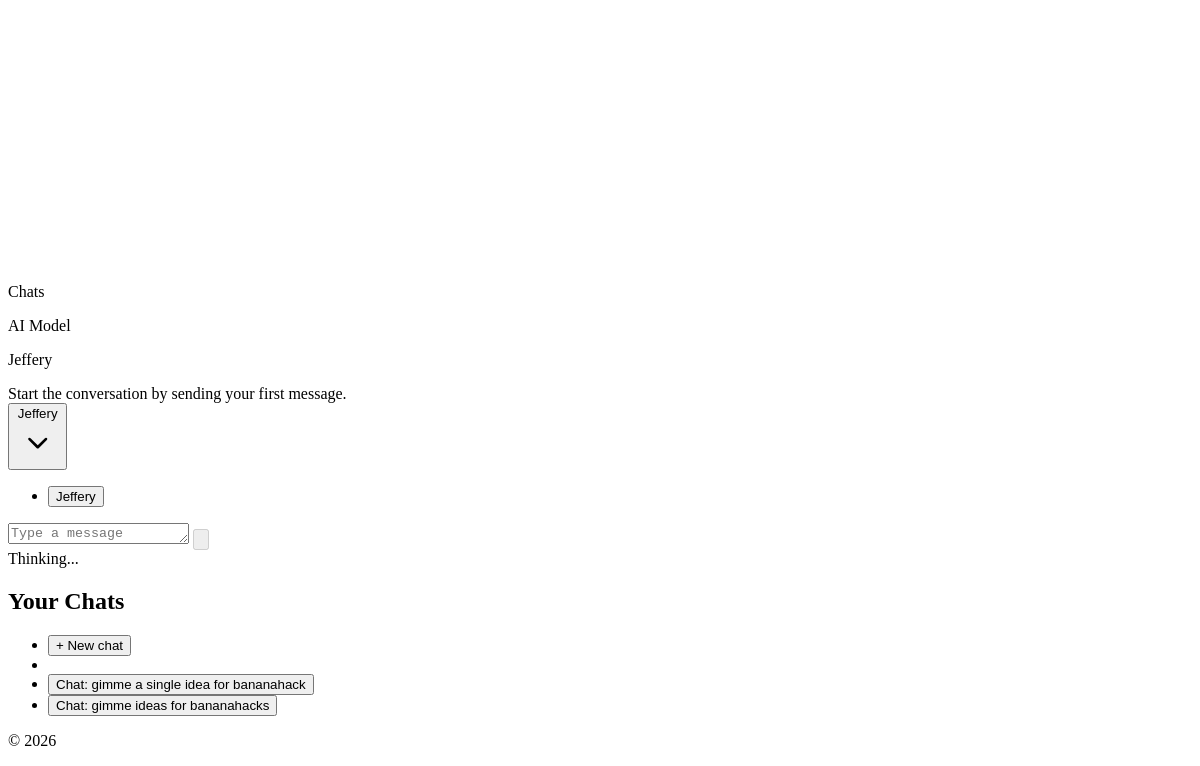
/ (signed in, lower part), run on an earlier commit of the app's database.
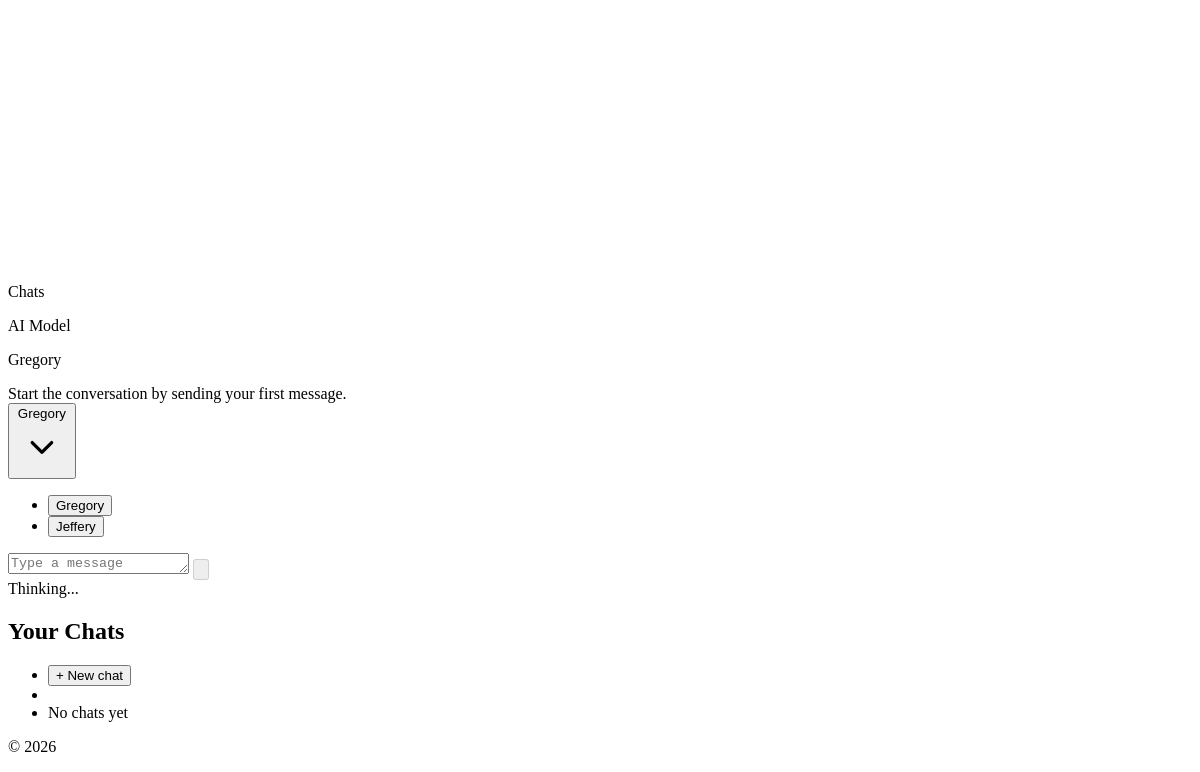
And on a later commit of the database.
### ai_models/models.py (models this page shows, shortened)
class AIModel(models.Model):
    name = models.CharField(max_length=255)
    description = models.TextField()
    quirk = models.ManyToManyField('AIQuirk', related_name='quirks')

### conversations/models.py (models this page shows, shortened)
class Conversation(models.Model):
    title = models.CharField(max_length=255, blank=True, default="")
    user = models.ForeignKey('accounts.User', on_delete=models.CASCADE, related_name='conversations')
    model = models.ForeignKey('ai_models.AIModel', on_delete=models.SET_NULL, null=True, blank=True)
    created_at = models.DateTimeField(auto_now_add=True)

### conversations/views.py (the view)
# urls.py: path('', views.MainPageView.as_view(), name='main_page'),
class MainPageView(LoginRequiredMixin, View):
    def get(self, request):
        conversation_id = request.GET.get("conversation_id")
        conversation = self._get_requested_conversation(request)
        if conversation_id and conversation is None:
            response = redirect(reverse("main_page"))
            if getattr(request, "htmx", False):
                response["HX-Redirect"] = reverse("main_page")
            return response
        messages = conversation.messages.order_by("timestamp") if conversation else []
        ai_models = AIModel.objects.order_by("name")
        selected_model = conversation.model if conversation else ai_models.order_by("?").first()
        model_locked = conversation.messages.exists() if conversation else False
        user_conversations = request.user.conversations.order_by("-created_at")
        context = {
            "conversation": conversation,
            "messages": messages,
            "ai_models": ai_models,
            "selected_model": selected_model,
            "model_locked": model_locked,
            "user_conversations": user_conversations,
        }
        template_name = (
            "conversations/partials/conversation_layout.html"
            if getattr(request, "htmx", False)
            else "conversations/main_page.html"
        )
        return render(request, template_name, context)
    def _get_requested_conversation(self, request):
        conversation_id = request.GET.get("conversation_id")
        if not conversation_id:
            return None
        try:
            return Conversation.objects.filter(id=conversation_id, user=request.user).first()
        except (TypeError, ValueError):
            return None

### conversations/templates/conversations/main_page.html (shortened to what this page needs)
{% extends 'base.html' %}
{% load static %}
{% block content %}
<section class="mx-auto w-full max-w-6xl px-4 py-6 md:py-10">
    {% include 'conversations/partials/conversation_layout.html' %}
</section>
{% endblock %}

### conversations/templates/conversations/partials/conversation_layout.html (shortened to what this page needs)
<div id="conversation-layout" class="drawer rounded-3xl">
    <div class="drawer-content flex min-w-0 flex-col gap-3">
        <div class="flex items-center gap-2">
            <label for="chat-drawer-toggle" class="btn btn-ghost btn-sm drawer-button" aria-label="Open chat list">
            </label>
            <p class="text-sm font-medium text-base-content/70">Chats</p>
        </div>
        {% include 'conversations/partials/chat_shell.html' %}
    </div>
    <div class="drawer-side z-30">
        <aside class="h-full w-80 bg-base-200 p-4">
            <h2 class="mb-3 text-sm font-semibold uppercase tracking-wide text-base-content/60">Your Chats</h2>
            <ul class="menu w-full gap-1 rounded-box bg-base-100 p-2">
                <li>
                    <button
                        type="button"
                        data-chat-link
                        class="font-semibold"
                        hx-get="{% url 'main_page' %}"
                        hx-target="#conversation-layout"
                        hx-swap="outerHTML"
                        hx-push-url="true"
                    >
                        + New chat
                    </button>
                </li>
                <li class="pointer-events-none my-1 border-t border-base-300"></li>
                {% for user_conversation in user_conversations %}
                    <li>
                        <button
                            type="button"
                            data-chat-link
                            class="{% if conversation and user_conversation.id == conversation.id %}active{% endif %}"
                            hx-get="{% url 'main_page' %}?conversation_id={{ user_conversation.id }}"
                            hx-target="#conversation-layout"
                            hx-swap="outerHTML"
                            hx-push-url="true"
                        >
                            {{ user_conversation.title }}
                        </button>
                    </li>
                {% empty %}
                    <li><span class="opacity-60">No chats yet</span></li>
                {% endfor %}
            </ul>
        </aside>
    </div>
</div>

### conversations/templates/conversations/partials/model_selector.html (shortened to what this page needs)
<div class="flex items-center justify-between gap-3">
    <div>
        <p class="text-xs font-semibold uppercase tracking-wide text-base-content/60">AI Model</p>
        <p id="selected-model-name" class="text-sm font-medium">
            {% if selected_model %}
                {{ selected_model.name }}
            {% else %}
                No models available
            {% endif %}
        </p>
    </div>
</div>

### conversations/templates/conversations/partials/chat_form.html (shortened to what this page needs)
<form
    id="chat-form"
    class="relative rounded-2xl bg-base-100 p-2 pt-10 md:p-3 md:pt-10"
    hx-post="{% url 'send_message' %}"
    hx-target="#conversation-layout"
    hx-swap="outerHTML"
>
    <div class="dropdown absolute left-2 top-2 z-20 md:left-3 {% if model_locked or not ai_models %}dropdown-disabled{% endif %}">
        <button
            type="button"
            tabindex="{% if model_locked or not ai_models %}-1{% else %}0{% endif %}"
            class="btn btn-sm rounded-full border-base-300 bg-base-200 px-3 font-medium normal-case {% if model_locked or not ai_models %}btn-disabled{% endif %}"
            aria-label="Choose AI model"
        >
            <span id="chat-model-label">
                {% if selected_model %}
                    {{ selected_model.name }}
                {% else %}
                    Select model
                {% endif %}
            </span>
            <svg xmlns="http://www.w3.org/2000/svg" viewBox="0 0 24 24" fill="currentColor" class="ml-1 h-4 w-4">
                <path d="M12 15.25a.74.74 0 0 1-.53-.22l-4.5-4.5a.75.75 0 1 1 1.06-1.06L12 13.44l3.97-3.97a.75.75 0 1 1 1.06 1.06l-4.5 4.5a.74.74 0 0 1-.53.22Z"/>
            </svg>
        </button>
        <ul tabindex="0" class="menu dropdown-content mt-2 w-64 rounded-box bg-base-100 p-2 shadow">
            {% for ai_model in ai_models %}
                <li>
                    <button
                        type="button"
                        class="model-option {% if selected_model and ai_model.id == selected_model.id %}active{% endif %}"
                        data-model-id="{{ ai_model.id }}"
                        data-model-name="{{ ai_model.name }}"
                    >
                        {{ ai_model.name }}
                    </button>
                </li>
            {% empty %}
                <li><span class="opacity-60">No models configured</span></li>
            {% endfor %}
        </ul>
    </div>
    <div class="flex items-end gap-2">
        <textarea
            id="chat-input"
            class="textarea h-14 flex-1 resize-none rounded-2xl border-base-300 leading-relaxed"
            name="content"
            rows="1"
            placeholder="Type a message"
            required
        ></textarea>
        <button
            id="chat-submit"
            class="btn btn-primary btn-circle"
            type="submit"
            disabled
            aria-label="Send message"
        >
        </button>
        <div id="chat-waiting" class="hidden items-center gap-2 text-xs text-base-content/70">
            <span>Thinking...</span>
        </div>
    </div>
</form>

What changed in the data, as far as the page shows it:
removed Conversation: title "Chat: gimme a single idea for bananahack"
removed Conversation: title "Chat: gimme ideas for bananahacks"
added AIModel: name "Gregory"
Also different on the page:
{{ selected_model.name }}: "Jeffery" → "Gregory"
text now shown: "No chats yet"
